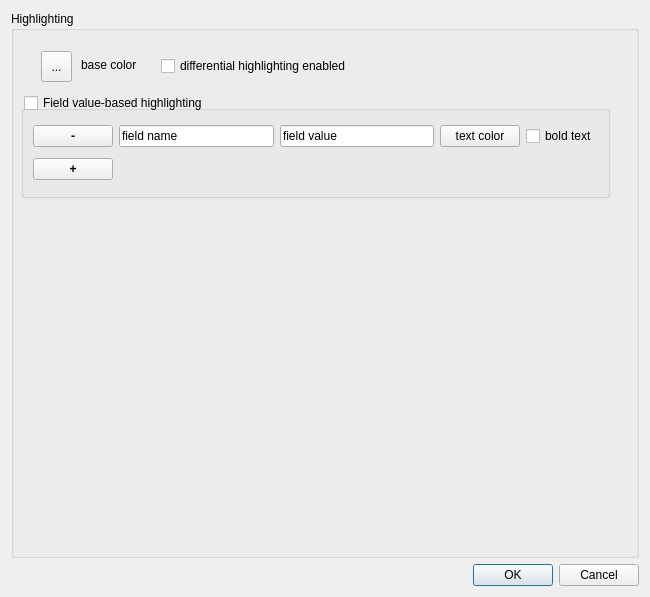
<?xml version="1.0" encoding="UTF-8"?>
<ui version="4.0">
 <class>Highlighting_Settings</class>
 <widget class="QDialog" name="Highlighting_Settings">
  <property name="geometry">
   <rect>
    <x>0</x>
    <y>0</y>
    <width>650</width>
    <height>597</height>
   </rect>
  </property>
  <property name="sizePolicy">
   <sizepolicy hsizetype="Fixed" vsizetype="Preferred">
    <horstretch>0</horstretch>
    <verstretch>0</verstretch>
   </sizepolicy>
  </property>
  <property name="minimumSize">
   <size>
    <width>650</width>
    <height>410</height>
   </size>
  </property>
  <property name="maximumSize">
   <size>
    <width>650</width>
    <height>16000</height>
   </size>
  </property>
  <property name="windowTitle">
   <string>Highlighting settings</string>
  </property>
  <layout class="QVBoxLayout" name="verticalLayout">
   <item>
    <widget class="QGroupBox" name="group_highlight">
     <property name="font">
      <font>
       <weight>50</weight>
       <bold>false</bold>
      </font>
     </property>
     <property name="title">
      <string>Highlighting</string>
     </property>
     <widget class="QGroupBox" name="group_valuebased">
      <property name="geometry">
       <rect>
        <x>10</x>
        <y>80</y>
        <width>589</width>
        <height>107</height>
       </rect>
      </property>
      <property name="font">
       <font>
        <weight>50</weight>
        <bold>false</bold>
       </font>
      </property>
      <property name="title">
       <string>                          -</string>
      </property>
      <layout class="QGridLayout" name="gridLayout">
       <item row="1" column="4">
        <widget class="QCheckBox" name="check_bold">
         <property name="text">
          <string>bold text</string>
         </property>
        </widget>
       </item>
       <item row="1" column="3">
        <widget class="QPushButton" name="button_text_color">
         <property name="text">
          <string>text color</string>
         </property>
        </widget>
       </item>
       <item row="1" column="1">
        <widget class="QLineEdit" name="edit_field">
         <property name="text">
          <string>field name</string>
         </property>
        </widget>
       </item>
       <item row="2" column="0">
        <widget class="QPushButton" name="button_add">
         <property name="font">
          <font>
           <weight>75</weight>
           <bold>true</bold>
          </font>
         </property>
         <property name="text">
          <string>+</string>
         </property>
        </widget>
       </item>
       <item row="1" column="0">
        <widget class="QPushButton" name="button_remove">
         <property name="font">
          <font>
           <weight>75</weight>
           <bold>true</bold>
          </font>
         </property>
         <property name="text">
          <string> - </string>
         </property>
        </widget>
       </item>
       <item row="1" column="2">
        <widget class="QLineEdit" name="edit_value">
         <property name="text">
          <string>field value</string>
         </property>
        </widget>
       </item>
      </layout>
     </widget>
     <widget class="QLabel" name="label_base_color">
      <property name="geometry">
       <rect>
        <x>70</x>
        <y>46</y>
        <width>81</width>
        <height>16</height>
       </rect>
      </property>
      <property name="text">
       <string>base color</string>
      </property>
     </widget>
     <widget class="QToolButton" name="button_base_color">
      <property name="geometry">
       <rect>
        <x>30</x>
        <y>40</y>
        <width>31</width>
        <height>31</height>
       </rect>
      </property>
      <property name="text">
       <string>...</string>
      </property>
     </widget>
     <widget class="QCheckBox" name="check_differential">
      <property name="geometry">
       <rect>
        <x>150</x>
        <y>45</y>
        <width>321</width>
        <height>20</height>
       </rect>
      </property>
      <property name="text">
       <string>differential highlighting enabled</string>
      </property>
     </widget>
     <widget class="QCheckBox" name="check_highlight">
      <property name="geometry">
       <rect>
        <x>13</x>
        <y>82</y>
        <width>291</width>
        <height>20</height>
       </rect>
      </property>
      <property name="text">
       <string>Field value-based highlighting</string>
      </property>
     </widget>
    </widget>
   </item>
   <item>
    <widget class="QDialogButtonBox" name="buttonBox">
     <property name="orientation">
      <enum>Qt::Horizontal</enum>
     </property>
     <property name="standardButtons">
      <set>QDialogButtonBox::Cancel|QDialogButtonBox::Ok</set>
     </property>
    </widget>
   </item>
  </layout>
 </widget>
 <tabstops>
  <tabstop>button_base_color</tabstop>
  <tabstop>check_differential</tabstop>
  <tabstop>check_highlight</tabstop>
  <tabstop>button_remove</tabstop>
  <tabstop>edit_field</tabstop>
  <tabstop>edit_value</tabstop>
  <tabstop>button_text_color</tabstop>
  <tabstop>check_bold</tabstop>
  <tabstop>button_add</tabstop>
 </tabstops>
 <resources/>
 <connections>
  <connection>
   <sender>buttonBox</sender>
   <signal>accepted()</signal>
   <receiver>Highlighting_Settings</receiver>
   <slot>accept()</slot>
   <hints>
    <hint type="sourcelabel">
     <x>248</x>
     <y>254</y>
    </hint>
    <hint type="destinationlabel">
     <x>157</x>
     <y>274</y>
    </hint>
   </hints>
  </connection>
  <connection>
   <sender>buttonBox</sender>
   <signal>rejected()</signal>
   <receiver>Highlighting_Settings</receiver>
   <slot>reject()</slot>
   <hints>
    <hint type="sourcelabel">
     <x>316</x>
     <y>260</y>
    </hint>
    <hint type="destinationlabel">
     <x>286</x>
     <y>274</y>
    </hint>
   </hints>
  </connection>
 </connections>
</ui>
